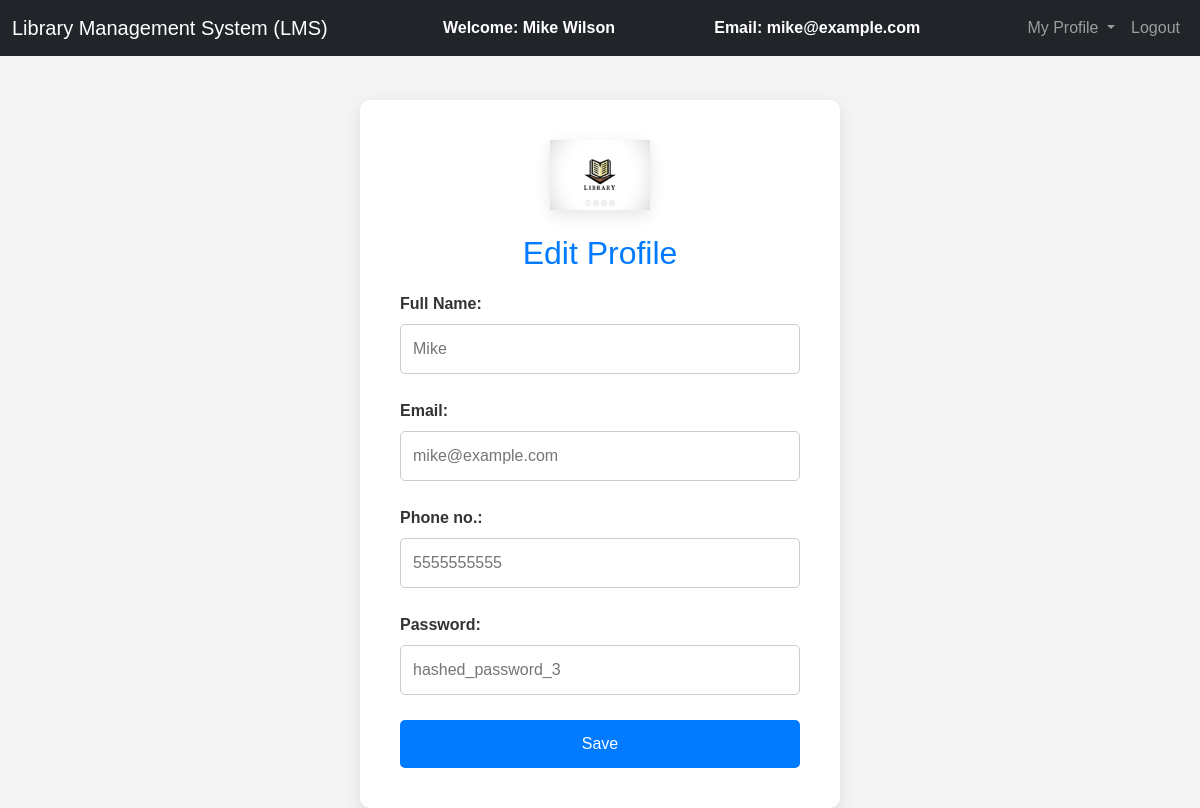
/edituser.php (signed in), run on the app's committed database.
### tables this page shows
CREATE TABLE `users` (
  `user_id` int(11) NOT NULL,
  `full_name` varchar(100) NOT NULL,
  `email` varchar(100) NOT NULL,
  `phone` varchar(20) NOT NULL,
  `username` varchar(50) NOT NULL,
  `password` varchar(100) NOT NULL
);

### edituser.php (the view, shortened to what this page needs)
<?php
  include '_dbconnect.php';
    $username = $_SESSION['username'];
    $sql1 = "SELECT * FROM users WHERE username = '$username';";
        $result = $conn->query($sql1);
        $row = $result->fetch_assoc();
        $fname = $row['full_name'];
        $email = $row['email'];
        $number = $row['phone'];
        $password = $row['password'];
?>
<!DOCTYPE html>
<html lang="en">
<head>
    <link href="https://cdn.jsdelivr.net/npm/bootstrap@5.3.1/dist/css/bootstrap.min.css" rel="stylesheet"
 />
</head>
<body>
    <nav class="navbar navbar-expand-lg navbar-dark bg-dark">
        <div class="container-fluid">
            <div class="navbar-header">
                <a class="navbar-brand" href="admin_dashboard.php">Library Management System (LMS)</a>
            </div>
            <font style="color: white"><span><strong>Welcome: <?php echo $fname;?></strong></span></font>
            <font style="color: white"><span><strong>Email: <?php echo $email;?></strong></font>
            <ul class="nav navbar-nav navbar-right">
                <li class="nav-item dropdown">
                    <a class="nav-link dropdown-toggle" href="#" role="button" data-bs-toggle="dropdown"
                        aria-expanded="false">
                        My Profile
                    </a>
                </li>
                <li class="nav-item">
                    <a class="nav-link" href="logout.php">Logout</a>
                </li>
            </ul>
        </div>
    </nav><br>
    <div class="container">
        <div class="text-center">
            <img class="mb-4" src="liblogo.jpg" alt="" width="100" height="70" />
        </div>
        <h2>Edit Profile</h2>
        <form action="edituser.php" method="post">
            <div class="form-group">
                <label for="fname">Full Name:</label>
                <input type="text" id="fname" name="fname" <?php echo "placeholder = ".$fname ?>  required  >
            </div>
            <div class="form-group">
                <label for="email">Email:</label>
                <input type="email" id="email" name="email" <?php echo "placeholder = ".$email ?> required  >
            </div>
            <div class="form-group">
                <label for="phone">Phone no.:</label>
                <input type="number" id="phone" name="phone" <?php echo "placeholder = ".$number ?> required  >
            </div>
            <div class="form-group">
                <label for="password">Password:</label>
                <input type="text" id="password" name="password" <?php echo "placeholder= ".$password ?>  required >
            </div>
            <button type="submit">Save</button>
        </form>
    </div>
</body>
</html>

### edituser.php (style rules this page uses)
body { font-family: Arial, sans-serif; background-color: #f4f4f4; margin: 0; padding: 0; min-height: 100vh; }
img { box-shadow: 0 5px 15px rgba(0, 0, 0, 0.1); }
.container { background-color: #fff; border-radius: 10px; box-shadow: 0 5px 15px rgba(0, 0, 0, 0.1); padding: 40px; width: 480px; margin-top: 20px; }
.container h2 { margin-bottom: 20px; text-align: center; color: #007bff; }
.form-group { margin-bottom: 25px; }
label { display: block; margin-bottom: 8px; font-weight: bold; color: #333; }
input[type="text"], input[type="email"], input[type="number"], input[type="password"] { width: 100%; padding: 12px; border: 1px solid #ccc; border-radius: 5px; font-size: 16px; transition: border-color 0.3s; }
button { background-color: #007bff; color: #fff; border: none; padding: 12px 24px; border-radius: 5px; cursor: pointer; font-size: 16px; transition: background-color 0.3s; width: 100%; }

### data on the page
users: full_name "Mike Wilson", email "mike@example.com", phone "5555555555", password "hashed_password_3"
